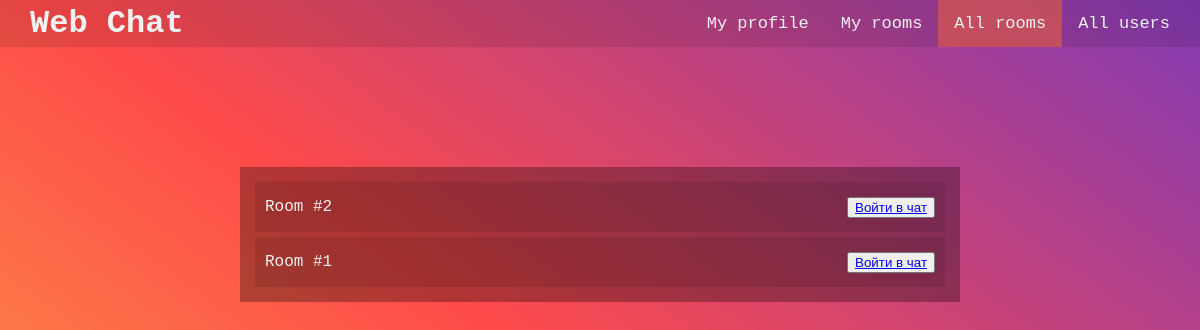
/chat/account/all-rooms/ (signed in), run on an earlier commit of the app's database.
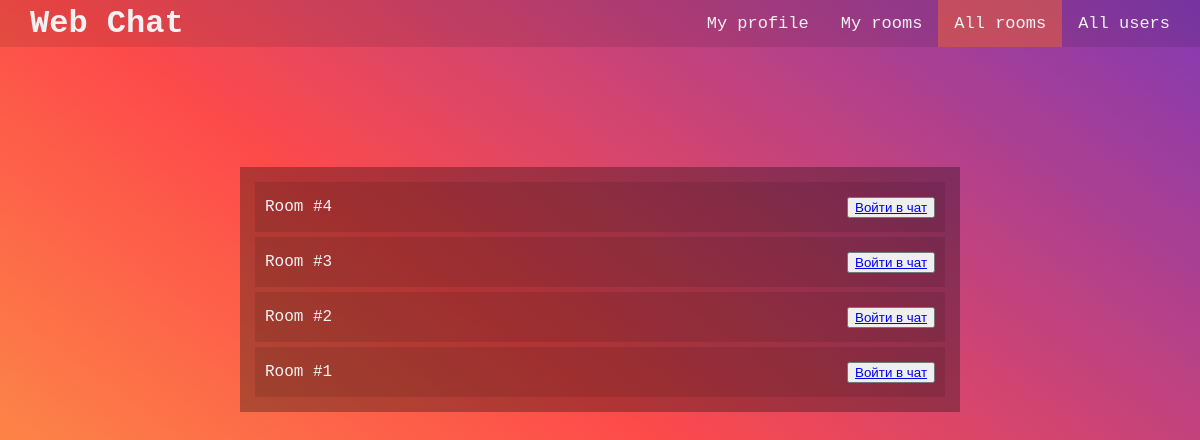
And on a later commit of the database.
### chat/models.py (models this page shows, shortened)
class Room(models.Model):
    author = models.ForeignKey(UserProfile, on_delete=models.CASCADE, blank=True)
    title = models.CharField(max_length=128, blank=True)
    participants = models.ManyToManyField(
        UserProfile, related_name='rooms', blank=True)
    messages = models.ManyToManyField(Message, blank=True)

### chat/views.py (the view)
# urls.py: path('account/all-rooms/', AllRoomsView.as_view(), name='all_rooms'),
class AllRoomsView(LoginRequiredMixin, ListView):
    template_name = 'chat/all_rooms.html'
    model = Room
    context_object_name = 'all_rooms_list'
    ordering = ['-id']

### templates/chat/all_rooms.html (shortened to what this page needs)
{% extends 'default.html' %}
{% block navi %}
    <a href="{% url 'my_profile' %}">My profile</a>
    <a href="{% url 'my_rooms' %}">My rooms</a>
    <a class="active" href="#">All rooms</a>
    <a href="{% url 'all_users' %}">All users</a>
{% endblock navi %}
{% block content %}
    {% if all_rooms_list %}
        {% for room in all_rooms_list %}
            <div class="room-row">
                <div class="room-name">
                    <p>{{ room.title }}</p>
                </div>
                <div class="room-button">
                    <button>
                        <a href="{% url 'room' room.id %}">Войти в чат</a>
                    </button>
                </div>
            </div>
        {% endfor %}
    {% else %}
        <h2>No Rooms yet...</h2>
    {% endif %}
{% endblock content %}

What changed in the data, as far as the page shows it:
added Room: title "Room #4"
added Room: title "Room #3"
